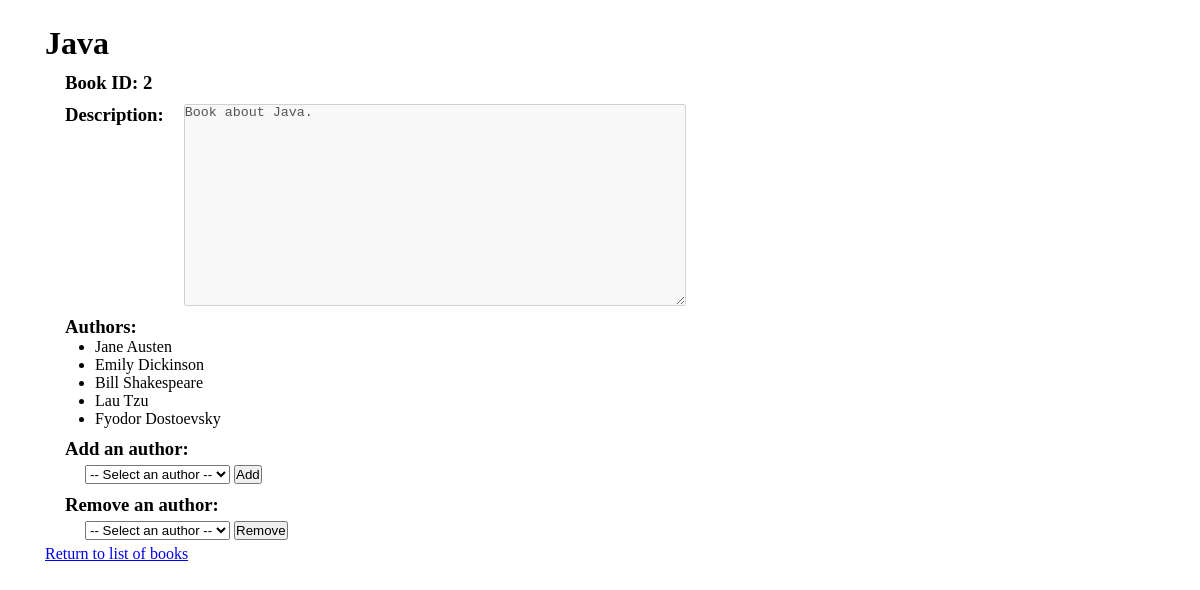
The page /books/2 on the database its author committed.
### books_authors_app/models.py (models this page shows)
class Book(models.Model):
    title = models.CharField(max_length=255)
    desc = models.TextField(null=True)
    created_at = models.DateTimeField(auto_now_add=True)
    updated_at = models.DateTimeField(auto_now=True)

class Author(models.Model):
    first_name = models.CharField(max_length=255)
    last_name = models.CharField(max_length=255)
    notes = models.TextField(null=True)
    books = models.ManyToManyField(Book, related_name="authors")
    created_at = models.DateTimeField(auto_now_add=True)
    updated_at = models.DateTimeField(auto_now=True)

### books_authors_app/views.py (the view)
# urls.py: path('books/<int:b_id>', views.book_detail),
def book_detail(request, b_id):
    context = {
        "book": Book.objects.get(id=b_id),
        "authors_list": Author.objects.all()
    }
    return render(request, "book_detail.html", context)

### books_authors_app/templates/book_detail.html (shortened to what this page needs)
<!DOCTYPE html>
<html lang="en">
<head>
    {% load static %}
    <link rel="stylesheet" type="text/css" href="{% static "styles_detail.css" %}">
</head>
<body>
    <div id="container">
        <h1>{{ book.title }}</h1>
        <h3>Book ID: {{ book.id }}</h3>
        <span class="description">
            <h3>Description:</h3>
            <textarea disabled>{{ book.desc }}</textarea>
        </span>
        <h3>Authors:</h3>
        {% for author in book.authors.all %}
            <ul>
                <li>{{ author.first_name }} {{ author.last_name }}</li>
            </ul>
        {% endfor %}
        <h3>Add an author:</h3>
        <span class="change_list">
            <form action="/books/{{ book.id }}/add_author" method="POST">
                <select name="author_id" id="author_id">
                    <option disabled selected>-- Select an author --</option>
                </select>
                <button type="submit" value={{ author.id }}>Add</button>
            </form>
        </span>
        <h3>Remove an author:</h3>
        <span class="change_list">
            <form action="/books/{{ book.id }}/remove_author" method="POST">
                <select name="author_id" id="author_id">
                    <option disabled selected>-- Select an author --</option>
                </select>
                <button type="submit" value={{ author.id }}>Remove</button>
            </form>
        </span>
        <a href="/">Return to list of books</a>
    </div>
</body>
</html>

### books_authors_app/static/styles_detail.css (style rules this page uses)
* { margin: 0px; padding: 0px; }
#container { margin: 10px; padding: 15px 35px; }
h3 { margin-left: 20px; margin-top: 10px; }
#container > .description, #container > .notes { display: flex; vertical-align: top; }
textarea { width: 500px; max-width: 700px; height: 200px; max-height: 350px; margin-left: 20px; margin-top: 10px; }
li { margin-left: 50px; }
.change_list form { margin: 5px 0px 5px 40px; }

### rows shown on the page
Book: title "Java", id "2", desc "Book about Java."
Author: first_name "Jane", last_name "Austen"
Author: first_name "Emily", last_name "Dickinson"
Author: first_name "Bill", last_name "Shakespeare"
Author: first_name "Lau", last_name "Tzu"
Author: first_name "Fyodor", last_name "Dostoevsky"
